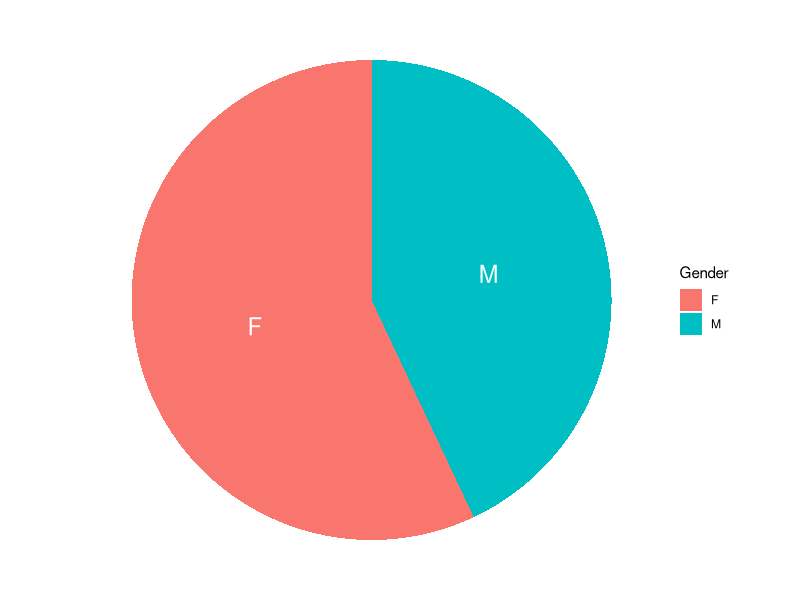
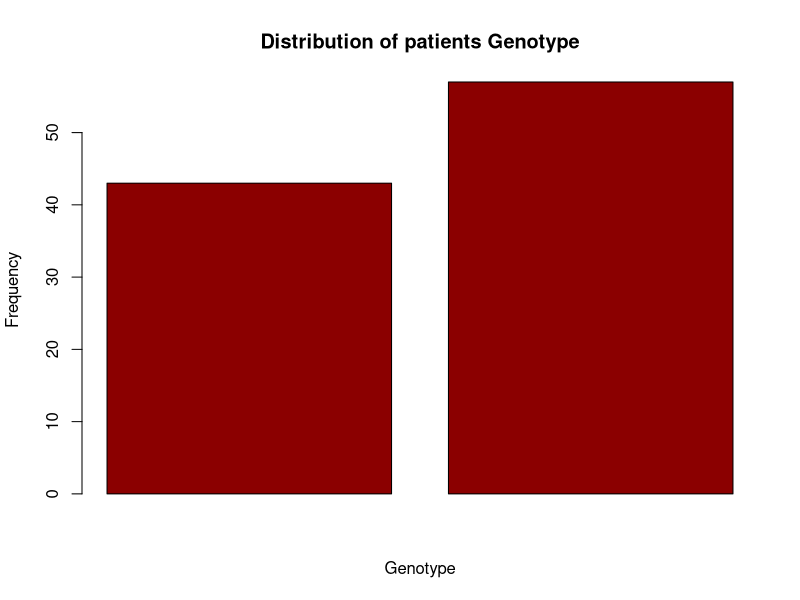
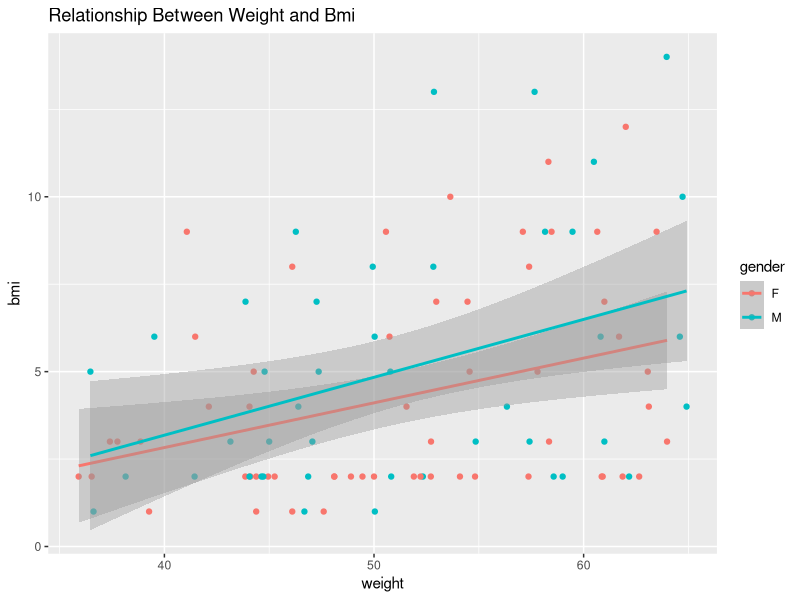
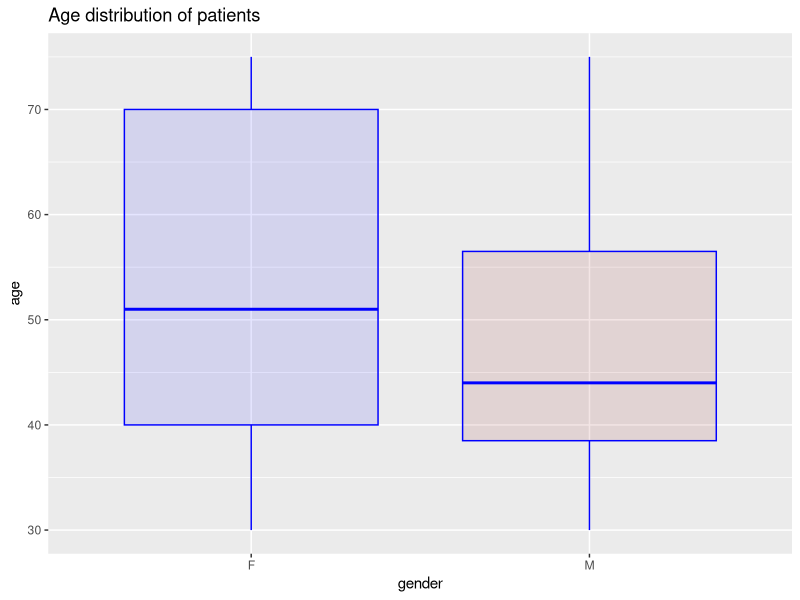
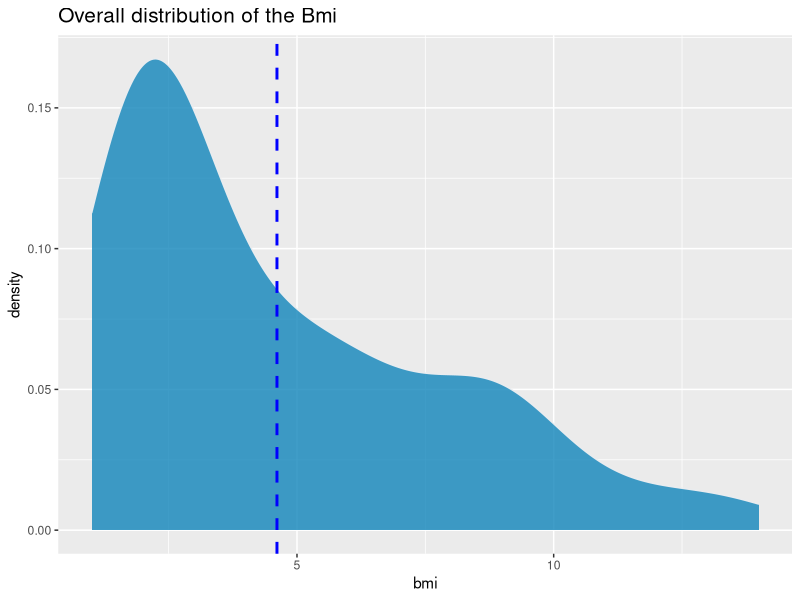
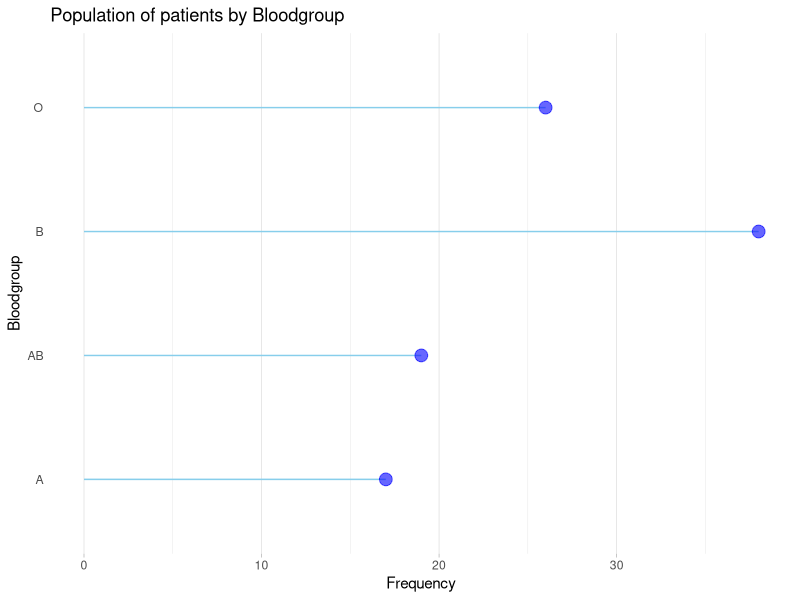

Write the R code that produced these figures, in order.
# Libraries
library(ggplot2)
library(dplyr)

# Alpha's Hospital Patients Data
hospital = read.csv('hospitalData.csv')


# UNIVARIATE QUANTITATIVE VARIABLE ()
#ggplot(hospital, aes(x=age)) +
#  geom_density(alpha=0.1, fill="blue")


#summary(hospital$age)

# UNIVARIATE QUALITATIVE VARIABLE (PIE CAHRT & BAR PLOT)
data = data.frame(table(hospital$gender))
names(data)[1] <- 'Gender'

#     PIE CHART

data <- data %>% 
  arrange(desc(Gender)) %>%
  mutate(prop = Freq / sum(data$Freq) *100) %>%
  mutate(ypos = cumsum(prop)- 0.5*prop )


ggplot(data,aes(x="", y=Freq, fill=Gender)) +
  geom_bar(stat="identity", width=1) +
  coord_polar("y") +
  theme_void() +
  geom_text(aes(y = ypos, label = Gender), color = "white", size=6)



#     BAR PLOT
barplot(data$Freq,
        main = "Distribution of patients Genotype",
        xlab = "Genotype",
        ylab = "Frequency",
        names.arg = data$Genotype,
        col = "darkred",
        horiz = FALSE
)

# BIVARIATE QUANITATIVE VARIABLE
#     SCATTER PLOT
ggplot(data = hospital, aes(x = weight, y = bmi, color = gender))+
  geom_point() +
  geom_smooth(method="lm", se=TRUE, fullrange=FALSE, level=0.95) +
  ggtitle("Relationship Between Weight and Bmi")


# 2 QUALITATIVE 1 QUANITATIVE MULTIVARIATE VARIABLE(BOX PLOT)
ggplot(data = hospital, aes(x=gender, y=age)) + 
  geom_boxplot(
    
    # custom boxes
    color="blue",
    fill= c("blue", "darkred"),
    alpha=0.1,
    
    # Notch?
    notch=FALSE,
    notchwidth = 0.5,
    
    # custom outliers
    outlier.colour="red",
    outlier.fill="red",
    outlier.size=3
) +
ggtitle("Age distribution of patients")


#  DENSITY PLOT

ggplot(data = hospital, aes(x=bmi)) +
  geom_density(fill="#1185ba", color="#e9ecef", alpha=0.8) +
  geom_vline(aes(xintercept=mean(bmi)), color="blue", linetype="dashed", size=1) +
  ggtitle("Overall distribution of the Bmi") +
  theme(plot.title = element_text(size=15))

print("Five number summary")
summary(hospital$bmi)


#  LOLIPOP CHART

group = aggregate(hospital,by=list(hospital$bloodgroup), FUN=length)
data = data.frame(
  x= group$Group.1,
  y= group$X
)

ggplot(data, aes(x=x, y=y)) +
  geom_segment( aes(x=x, xend=x, y=0, yend=y), color="skyblue") +
  geom_point( color="blue", size=4, alpha=0.6) +
  theme_light() +
  coord_flip() +
  theme(
    panel.grid.major.y = element_blank(),
    panel.border = element_blank(),
    axis.ticks.y = element_blank()
  ) +

  xlab("Bloodgroup") +
  ylab("Frequency") +
  ggtitle("Population of patients by Bloodgroup")
